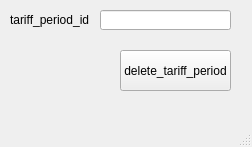
<?xml version="1.0" encoding="UTF-8"?>
<ui version="4.0">
 <class>delete_tariff_period_window</class>
 <widget class="QMainWindow" name="delete_tariff_period_window">
  <property name="geometry">
   <rect>
    <x>0</x>
    <y>0</y>
    <width>252</width>
    <height>147</height>
   </rect>
  </property>
  <property name="windowTitle">
   <string>MainWindow</string>
  </property>
  <widget class="QWidget" name="centralwidget">
   <widget class="QPushButton" name="delete_tariff_period_button">
    <property name="geometry">
     <rect>
      <x>120</x>
      <y>50</y>
      <width>111</width>
      <height>41</height>
     </rect>
    </property>
    <property name="text">
     <string>delete_tariff_period</string>
    </property>
   </widget>
   <widget class="QLabel" name="label_7">
    <property name="geometry">
     <rect>
      <x>10</x>
      <y>10</y>
      <width>81</width>
      <height>20</height>
     </rect>
    </property>
    <property name="text">
     <string>tariff_period_id</string>
    </property>
   </widget>
   <widget class="QLineEdit" name="lineEdit_tariff_period_id">
    <property name="geometry">
     <rect>
      <x>100</x>
      <y>10</y>
      <width>131</width>
      <height>20</height>
     </rect>
    </property>
   </widget>
  </widget>
  <widget class="QMenuBar" name="menubar">
   <property name="geometry">
    <rect>
     <x>0</x>
     <y>0</y>
     <width>252</width>
     <height>21</height>
    </rect>
   </property>
  </widget>
  <widget class="QStatusBar" name="statusbar"/>
 </widget>
 <resources/>
 <connections/>
</ui>
